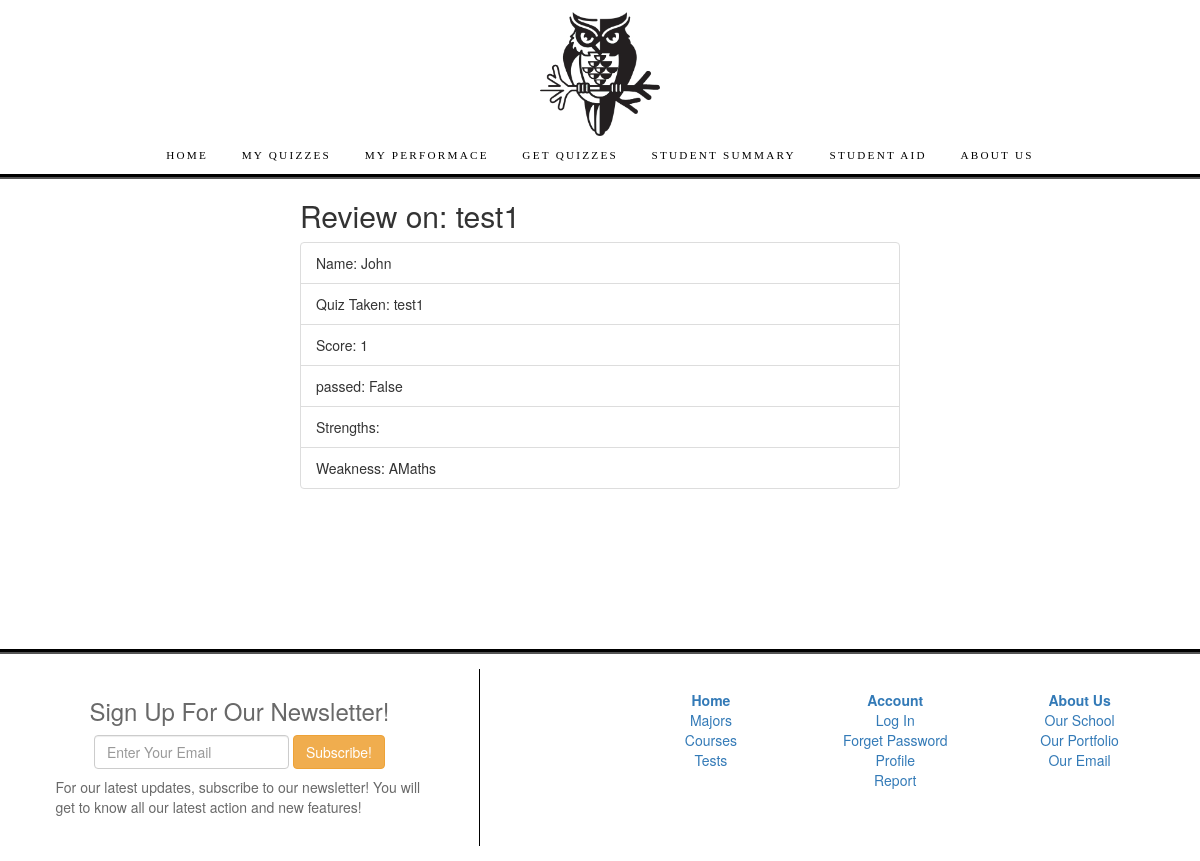
Page /quiz/summary/1/student/ on the committed database.
### quiz/models.py (models this page shows, shortened)
class Quiz(models.Model):
    quiz_name = models.CharField(max_length=50,  verbose_name = ("Quiz name"))
    description = models.CharField(max_length=500 , null = True)
    topic = models.ForeignKey(Subject,on_delete=models.SET_NULL, null = True)
    date_created = models.DateField(auto_now = True)
    pass_mark = models.SmallIntegerField( blank=True, null=True, verbose_name = ("Pass mark"), validators = [MaxValueValidator(100)]) # validates the maximum mark set
    class Meta:
        pass
    def __str__(self):
        return f'{self.quiz_name}'

class Student(models.Model):
    studentUser = models.OneToOneField(settings.AUTH_USER_MODEL, on_delete=models.CASCADE, null = True)
    assigned_quizzes = models.ManyToManyField(Quiz)
    M = 'M'
    F = 'F'
    GENDER_SELECT =  (
        (M, 'Male'),
        (F, 'Female'),
    )
    HIGHER_SELECT = (
        ('yes', 'yes'),
        ('no', 'no'),
    )
    ACTIVITIES_SELECT = (
         ('yes', 'yes'),
        ('no', 'no'),
    )
    SCH_SUPPORT = (
        ('yes', 'yes'),
        ('no', 'no')
    )
    sex = models.CharField(max_length = 1, choices = GENDER_SELECT, default = M)
    age = models.IntegerField(null = True)
    travelTime = models.IntegerField(null = True)
    studytime = models.IntegerField(null= True)
    higher = models.CharField(max_length = 3, choices = HIGHER_SELECT, blank = True, default = 'yes')
    activities = models.CharField(max_length = 3, choices = ACTIVITIES_SELECT , blank = True, default = 'yes')
    absences = models.IntegerField(null = True, blank = True)
    passed = models.IntegerField(null = True)
    schoolsup = models.CharField(max_length = 3, choices = SCH_SUPPORT , blank = True, default = 'yes')
    freetime = models.IntegerField(default = 0)
    class Meta:
        pass
    def __str__(self):
        return f'{self.studentUser.first_name}'

class Summary(models.Model):
    student = models.ForeignKey(Student, on_delete=models.CASCADE, null = True)
    quiz = models.ForeignKey(Quiz, on_delete =  models.CASCADE, null = True)
    studentScore = models.IntegerField(default = 0)
    date_taken  = models.DateField(auto_now=True)
    class Meta:
        verbose_name = 'Finished_quiz'
        verbose_name_plural = 'Finished_quizzes'
    def get_totalScore(self):
        count = 0
        all_qns = self.questionpost_set.all()
        for i in range(len(all_qns)):
            if all_qns[i].check_correct(all_qns[i].id) == True:
                count += 1
        return count
    def check_passed(self):
        check_quiz = self.quiz
        passMark = check_quiz.pass_mark
        if passMark > self.get_totalScore():
            return False
        else:
            self.student.passed += 1
            return True
    def get_weakness(self):
        weakness = []
        strengths = []
        topic = []
        topic_2 = []
        all_qns = self.questionpost_set.all()
        for i in range(len(all_qns)):
            if all_qns[i].check_correct(all_qns[i].id) == False:
                getting_post = all_qns[i].questionDone.sub_category.topic.subject_name
                weakness.append(getting_post)
            elif all_qns[i].check_correct(all_qns[i].id):
                getting_post = all_qns[i].questionDone.sub_category.topic.subject_name
                strengths.append(getting_post)
        try:
            for i in range(len(weakness)):
                if weakness.count(weakness[i]) > strengths.count(weakness[i]):
                    if weakness[i] in topic:
                        continue
                    else:
                        topic.append(weakness[i])
                else:
                    if weakness[i] in topic_2:
                        continue
                    else:
                        topic_2.append(weakness[i])
        except:
            for i in range(len(weakness)):
                if weakness[i] in topic_2:
                        continue
            else:
                topic.append(weakness[i])
        return topic
    def get_strength(self):
        weakness = []
        strengths = []
        topic = []
        topic_2 = []
        all_qns = self.questionpost_set.all()
        for i in range(len(all_qns)):
            if all_qns[i].check_correct(all_qns[i].id) == False:
                getting_post = all_qns[i].questionDone.sub_category.topic.subject_name
                weakness.append(getting_post)
            elif all_qns[i].check_correct(all_qns[i].id):
                getting_post = all_qns[i].questionDone.sub_category.topic.subject_name
                strengths.append(getting_post)
        try:
            for i in range(len(strengths)):
                if  strengths.count(strengths[i]) > weakness.count(strengths[i]):
                    if weakness[i] in topic_2:
                        continue
                    else:
                        topic_2.append(strengths[i])
                else:
                    if weakness[i] in topic:
                        continue
                    else:
                        topic.append(strengths[i])
        except:
            for i in range(len(strengths)):
                if strengths[i] in topic_2:
                        continue
                else:
                    topic_2.append(strengths[i])
        return topic_2

class QuestionPost(models.Model):
    post = models.CharField(max_length=50)
    record = models.ForeignKey(Summary, on_delete = models.CASCADE, null =True)
    questionDone = models.ForeignKey(Question, on_delete = models.CASCADE , null = True)
    user = models.ForeignKey(Student, on_delete = models.CASCADE)
    def check_correct(self, guess):
        got_ans = QuestionPost.objects.get(pk = guess)
        ans = got_ans.post
        ques = Question.objects.get(pk = got_ans.questionDone.id)
        answers = ques.answer_set.all()
        count = 0
        for i in range(len(answers)):
            if ans == answers[i].content_answer and answers[i].correctAns == True:
                count +=1
        if count == 0:
            return False
        else:
            return True

class Question(models.Model):
    sub_category = models.ForeignKey(subTopic, on_delete = models.SET_NULL, null = True, blank = True)
    question_text = models.CharField(max_length=500, verbose_name = ("Question"))
    quiz_assigned = models.ForeignKey(Quiz, on_delete = models.SET_NULL, null = True, blank=True)
    DIFF_CHOICES = (('Easy', 'Easy'),('Intermediate', 'Intermediate'),('Hard', 'Hard'))
    difficulty = models.CharField(choices = DIFF_CHOICES, max_length=50, blank = True)

class Answer (models.Model):
    related_question = models.ForeignKey(Question, on_delete=models.CASCADE)
    content_answer = models.CharField(max_length=500, help_text='Enter answer text here to display')
    correctAns =  models.BooleanField(blank=False, default = False , help_text ="Set if this is the correct Answer")

class Subject(models.Model):
    subject_name = models.CharField(max_length=50)
    class meta:
        ordering = ['subject_name']

### quiz/views.py (the view)
# urls.py: path('summary/<int:pk>/student/', views.ResultDetailView.as_view(), name = "result-detail"),
class ResultDetailView(DetailView):
    model = Summary
    context_object_name = "result_detail"
    template_name = 'quiz/result_detail.html'
    def get_context_data(self, **kwargs):
        context = super(ResultDetailView ,self).get_context_data(**kwargs)
        get = Summary.objects.get(pk = self.kwargs.get('pk'))
        list_weak = get.get_weakness()
        list_str = get.get_strength()
        weak = ""
        strengths = ""
        for i in range(len(list_weak)):
            weak += list_weak[i]
        for i in range(len(list_str)):
            strengths += list_str[i]
        context = {'weak': weak, 'strengths': strengths, 'name': get.student, 'passed':get.check_passed, 'quiz':get.quiz, 'score': get.get_totalScore}
        return context

### quiz/templates/quiz/result_detail.html
{%extends 'base.html'%}
{%block content%}
<div class="card" style="width: 50%; margin: 0 auto; ">
        <div class="card-body">
          <h2 class="card-title">Review on: {{quiz}}</h2>
        </div>
        <ul class="list-group list-group-flush">
          <li class="list-group-item">Name: {{name}}</li>
          <li class="list-group-item">Quiz Taken: {{quiz}}</li>
          <li class="list-group-item">Score: {{score}}</li>
          <li class="list-group-item">passed:  {{passed}}</li>
          <li class="list-group-item">Strengths:{{strengths}}</li>
          <li class="list-group-item">Weakness: {{weak}}  </li>
        </ul>
      </div>
      <br><br><br><br></br><br><br>
{%endblock content%}

### quiz/static/css/nav.css (style rules this page uses)
body { margin:0px; }

### rows in the picture
Quiz: quiz_name "test1"
Student: studentUser.first_name "John"
Summary: id.questionDone_id "1", quiz+id "False"
Subject: subject_name "AMaths"
